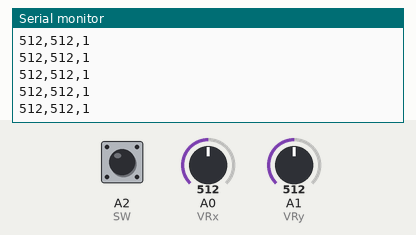
The sketch below on a simulated Arduino Uno, built with avr-gcc and run on an emulated ATmega328P. Parts: the last lines printed to the serial monitor. The inputs (shaded band) are chosen by the test bench; at power-on: A0 (VRx) = 512, A1 (VRy) = 512, A2 (SW) HIGH.

Above: at 1.2 s.
1.3 s: A0 (VRx) set to 1023
At 1.33 s:
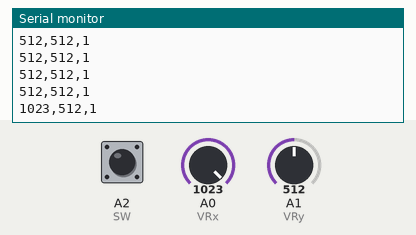
4.3 s: A1 (VRy) set to 1023
At 4.32 s:
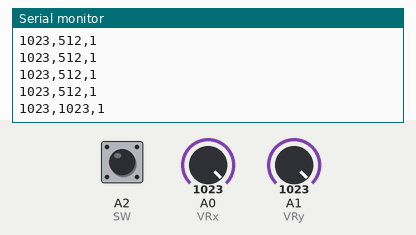
7.3 s: A2 (SW) pulled LOW for 0.15 s
At 7.36 s:
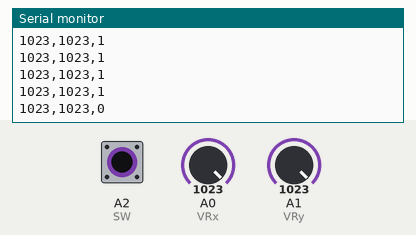
8.9 s: A0 (VRx) set to 0
At 8.94 s:
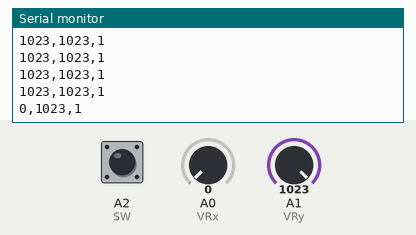
11.9 s: A2 (SW) pulled LOW for 1 s
At 11.92 s:
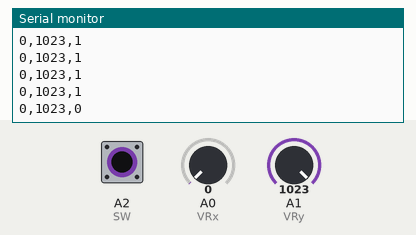
14.4 s: A1 (VRy) set to 900
At 14.4 s:
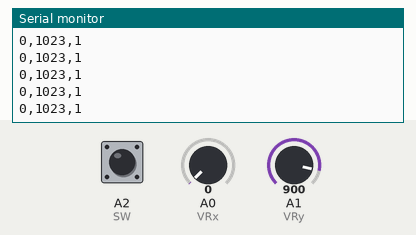
Timing chart, 0 to 16.9 s (numbered marks = the images above; inputs shaded):
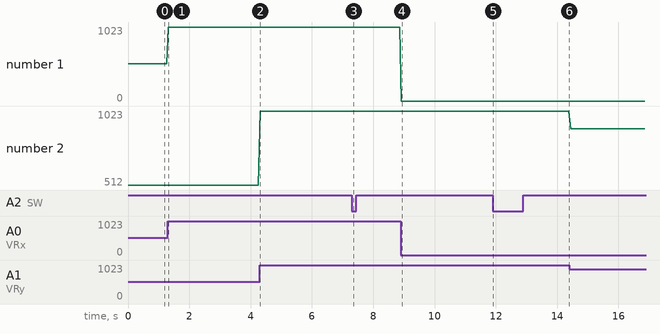

The sketch:

Ball.ino
```cpp
const int VRx = A0;
const int VRy = A1;
const int SW = A2;

void setup() {
  pinMode(SW, INPUT_PULLUP);
  Serial.begin(9600);
}

void loop() {
  int xValue = analogRead(VRx);
  int yValue = analogRead(VRy);
  int buttonState = digitalRead(SW);

  // Send the values to Processing
  Serial.print(xValue);
  Serial.print(",");
  Serial.print(yValue);
  Serial.print(",");
  Serial.println(buttonState);

  delay(50);  // Adjust the delay as needed
}
```

frequencyCalculation.c
```cpp
#include<stdio.h>

void main(){
    float R, C;
    printf("Enter Resistance in Kiloohm\n");
    scanf("%f", &R);
    printf("Enter Capacitor in Microfarad\n");
    scanf("%f", &C);
    float t = 0.693*(10 + 2 * R) * C * 0.001;
    float f = 1 / t;
    printf("Time Period in seconds = %f\n", t);
    printf("Frequency in Hz = %f\n", f);
}
```

soft_serial_tx_util.c
```cpp
#include "soft_serial_tx_util.h"
#include <stdint.h>
#include <Arduino.h>
//#include <stdlib.h>

/////////////////////////////////////////////////////
        ///// NOTE: 1000000UL is NOT the F_CPU
        /////       1000000UL is 1000000UL micro-seconds. There are 1000000UL uS in ONE second

const unsigned long MICROSECOND_PER_BIT = (1000000UL / SOFT_TX_BAUD);
/////////////////////////////////////////////////////
// void software_serial_configure() {

//        pinMode(SOFT_TX_PIN_NO, OUTPUT);

// }
/////////////////////////////////////////////////////////////
void ss_putc(char c) {

    uint8_t  bit_mask;

    digitalWrite(12, HIGH); // Disable TFT TFT_CS
    pinMode(SOFT_TX_PIN_NO, OUTPUT);

    // Transmit START bit
    digitalWrite(SOFT_TX_PIN_NO, LOW);
    delayMicroseconds(MICROSECOND_PER_BIT);

    // Transmit 8-data bits
    for (bit_mask=0x01; bit_mask; bit_mask<<=1) {
        if (c & bit_mask) {
            digitalWrite(SOFT_TX_PIN_NO, HIGH);
        }
        else {
            digitalWrite(SOFT_TX_PIN_NO, LOW);
        }
        delayMicroseconds(MICROSECOND_PER_BIT);
    }

    // Transmit STOP bit(s)
    digitalWrite(SOFT_TX_PIN_NO, HIGH);
    delayMicroseconds(MICROSECOND_PER_BIT); // Fixed to ONE STOP Bit

}
///////////////////////////////////////////////////////////
void ss_puts(char *s)
{
    while(*s)
        ss_putc(*s++);
}
////////////////////////////////////////////
void ss_puts_p(const char *progmem_s )
{
   register uint8_t c;

   while ( (c = pgm_read_byte(progmem_s++)) )
   ss_putc(c);

}
///////////////////////////////////////////////////////////////////
void ss_put_int(int  message_int){
   char buffer_temp[10];
   itoa( message_int, buffer_temp, 10);   //convert int to string (decimal format)
   ss_puts(buffer_temp);                //and transmit string to software serial
}
///////////////////////////////////////////////////////////////////
void ss_put_uint(unsigned int  message_uint){
   char buffer_temp[10];
   utoa( message_uint, buffer_temp, 10);   //convert unsigned int to string (decimal format)
   ss_puts(buffer_temp);                //and transmit string to software serial
}
///////////////////////////////////////////////////////////////////
void ss_put_long(long message_long){
   char buffer_temp[15];
   ltoa(message_long, buffer_temp, 10);   //convert long to string
   //ss_puts(" HELLO ");
   ss_puts(buffer_temp);                //and transmit string to software serial
}
////////////////////////////////////////////////////////////////////
void ss_put_float(float  message_float){
   char buffer_temp[15];
   dtostrf( message_float, 1, 2, buffer_temp); //  convert float to str
   ss_puts(buffer_temp);                //and transmit string to software serial
}
///////////////////////////////////////////////////////////////////
```

soft_serial_tx_util.h
```cpp
//
// Low qulaity: Rudimentary Software Serial Transmit
//

#ifndef SOFT_SERIAL_TX_UTIL_H
        #define SOFT_SERIAL_TX_UTIL_H

          ///////////#define SOFT_TX_BAUD 115200
        #define SOFT_TX_BAUD       9600

        // Fixed to ONE STOP BIT
        //#define SOFT_TX_STOP_BITS  1

        //  ES32-CAM-CH340 Board Specific pin number
        #define SOFT_TX_PIN_NO     1

        void software_serial_configure();
        void ss_putc(char c);
        void ss_puts(char *s);
        void ss_puts_p(const char *progmem_s );
        void ss_put_int(int  message_int);
        void ss_put_uint(unsigned int  message_uint);
        void ss_put_long(long message_long);
        void ss_put_float(float  message_float);


#endif // SOFT_SERIAL_TX_UTIL_H

///////////////////////////////////////////////////////////////////////////////////////////////////////////////////
```

Measured:
- after the input at 1.3 s, the serial monitor: prints a new line at once (image 1)
- after the input at 4.3 s, the serial monitor: prints a new line at once (image 2)
- after the input at 7.3 s, the serial monitor: prints a new line after 0.05 s (image 3)
- after the input at 8.9 s, the serial monitor: prints a new line at once (image 4)
- after the input at 11.9 s, the serial monitor: prints a new line at once (image 5)
- plotted number 1: 512 → 1023 after the input at 1.3 s
- plotted number 2: 1023 → 900 after the input at 14.4 s
